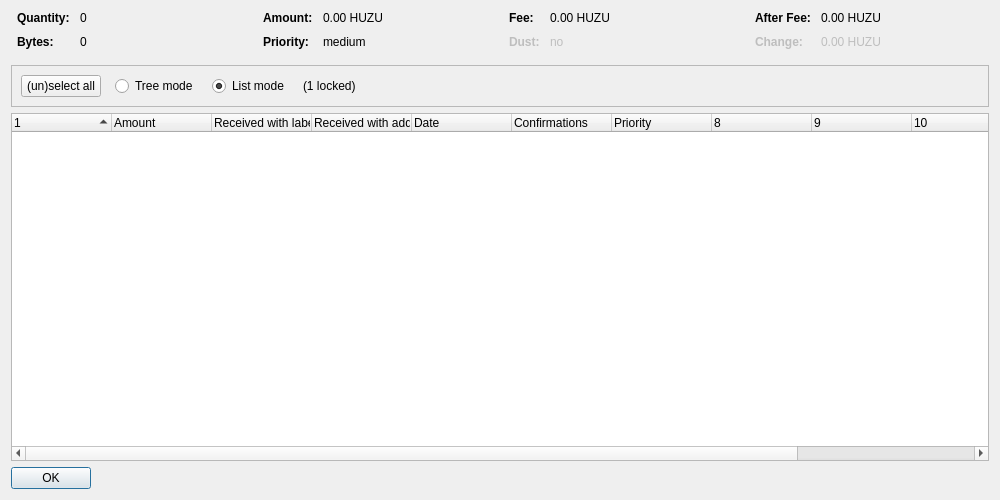
<?xml version="1.0" encoding="UTF-8"?>
<ui version="4.0">
 <class>CoinControlDialog</class>
 <widget class="QDialog" name="CoinControlDialog">
  <property name="geometry">
   <rect>
    <x>0</x>
    <y>0</y>
    <width>1000</width>
    <height>500</height>
   </rect>
  </property>
  <property name="windowTitle">
   <string>Coin Selection</string>
  </property>
  <layout class="QVBoxLayout" name="verticalLayout">
   <item>
    <layout class="QHBoxLayout" name="horizontalLayoutTop" stretch="0,0,0,0">
     <property name="topMargin">
      <number>0</number>
     </property>
     <property name="bottomMargin">
      <number>10</number>
     </property>
     <item>
      <layout class="QFormLayout" name="formLayoutCoinControl1">
       <property name="horizontalSpacing">
        <number>10</number>
       </property>
       <property name="verticalSpacing">
        <number>10</number>
       </property>
       <property name="leftMargin">
        <number>6</number>
       </property>
       <property name="rightMargin">
        <number>6</number>
       </property>
       <item row="0" column="0">
        <widget class="QLabel" name="labelCoinControlQuantityText">
         <property name="font">
          <font>
           <weight>75</weight>
           <bold>true</bold>
          </font>
         </property>
         <property name="text">
          <string>Quantity:</string>
         </property>
        </widget>
       </item>
       <item row="0" column="1">
        <widget class="QLabel" name="labelCoinControlQuantity">
         <property name="cursor">
          <cursorShape>IBeamCursor</cursorShape>
         </property>
         <property name="contextMenuPolicy">
          <enum>Qt::ActionsContextMenu</enum>
         </property>
         <property name="text">
          <string notr="true">0</string>
         </property>
         <property name="textInteractionFlags">
          <set>Qt::LinksAccessibleByMouse|Qt::TextSelectableByKeyboard|Qt::TextSelectableByMouse</set>
         </property>
        </widget>
       </item>
       <item row="1" column="0">
        <widget class="QLabel" name="labelCoinControlBytesText">
         <property name="font">
          <font>
           <weight>75</weight>
           <bold>true</bold>
          </font>
         </property>
         <property name="text">
          <string>Bytes:</string>
         </property>
        </widget>
       </item>
       <item row="1" column="1">
        <widget class="QLabel" name="labelCoinControlBytes">
         <property name="cursor">
          <cursorShape>IBeamCursor</cursorShape>
         </property>
         <property name="contextMenuPolicy">
          <enum>Qt::ActionsContextMenu</enum>
         </property>
         <property name="text">
          <string notr="true">0</string>
         </property>
         <property name="textInteractionFlags">
          <set>Qt::LinksAccessibleByMouse|Qt::TextSelectableByKeyboard|Qt::TextSelectableByMouse</set>
         </property>
        </widget>
       </item>
      </layout>
     </item>
     <item>
      <layout class="QFormLayout" name="formLayoutCoinControl2">
       <property name="horizontalSpacing">
        <number>10</number>
       </property>
       <property name="verticalSpacing">
        <number>10</number>
       </property>
       <property name="leftMargin">
        <number>6</number>
       </property>
       <property name="rightMargin">
        <number>6</number>
       </property>
       <item row="0" column="0">
        <widget class="QLabel" name="labelCoinControlAmountText">
         <property name="font">
          <font>
           <weight>75</weight>
           <bold>true</bold>
          </font>
         </property>
         <property name="text">
          <string>Amount:</string>
         </property>
        </widget>
       </item>
       <item row="0" column="1">
        <widget class="QLabel" name="labelCoinControlAmount">
         <property name="cursor">
          <cursorShape>IBeamCursor</cursorShape>
         </property>
         <property name="contextMenuPolicy">
          <enum>Qt::ActionsContextMenu</enum>
         </property>
         <property name="text">
          <string notr="true">0.00 HUZU</string>
         </property>
         <property name="textInteractionFlags">
          <set>Qt::LinksAccessibleByMouse|Qt::TextSelectableByKeyboard|Qt::TextSelectableByMouse</set>
         </property>
        </widget>
       </item>
       <item row="1" column="0">
        <widget class="QLabel" name="labelCoinControlPriorityText">
         <property name="font">
          <font>
           <weight>75</weight>
           <bold>true</bold>
          </font>
         </property>
         <property name="text">
          <string>Priority:</string>
         </property>
        </widget>
       </item>
       <item row="1" column="1">
        <widget class="QLabel" name="labelCoinControlPriority">
         <property name="cursor">
          <cursorShape>IBeamCursor</cursorShape>
         </property>
         <property name="contextMenuPolicy">
          <enum>Qt::ActionsContextMenu</enum>
         </property>
         <property name="text">
          <string notr="true">medium</string>
         </property>
         <property name="textInteractionFlags">
          <set>Qt::LinksAccessibleByMouse|Qt::TextSelectableByKeyboard|Qt::TextSelectableByMouse</set>
         </property>
        </widget>
       </item>
      </layout>
     </item>
     <item>
      <layout class="QFormLayout" name="formLayoutCoinControl3">
       <property name="horizontalSpacing">
        <number>10</number>
       </property>
       <property name="verticalSpacing">
        <number>10</number>
       </property>
       <property name="leftMargin">
        <number>6</number>
       </property>
       <property name="rightMargin">
        <number>6</number>
       </property>
       <item row="0" column="0">
        <widget class="QLabel" name="labelCoinControlFeeText">
         <property name="font">
          <font>
           <weight>75</weight>
           <bold>true</bold>
          </font>
         </property>
         <property name="text">
          <string>Fee:</string>
         </property>
        </widget>
       </item>
       <item row="0" column="1">
        <widget class="QLabel" name="labelCoinControlFee">
         <property name="cursor">
          <cursorShape>IBeamCursor</cursorShape>
         </property>
         <property name="contextMenuPolicy">
          <enum>Qt::ActionsContextMenu</enum>
         </property>
         <property name="text">
          <string notr="true">0.00 HUZU</string>
         </property>
         <property name="textInteractionFlags">
          <set>Qt::LinksAccessibleByMouse|Qt::TextSelectableByKeyboard|Qt::TextSelectableByMouse</set>
         </property>
        </widget>
       </item>
       <item row="1" column="0">
        <widget class="QLabel" name="labelCoinControlLowOutputText">
         <property name="enabled">
          <bool>false</bool>
         </property>
         <property name="font">
          <font>
           <weight>75</weight>
           <bold>true</bold>
          </font>
         </property>
         <property name="text">
          <string>Dust:</string>
         </property>
        </widget>
       </item>
       <item row="1" column="1">
        <widget class="QLabel" name="labelCoinControlLowOutput">
         <property name="enabled">
          <bool>false</bool>
         </property>
         <property name="cursor">
          <cursorShape>IBeamCursor</cursorShape>
         </property>
         <property name="contextMenuPolicy">
          <enum>Qt::ActionsContextMenu</enum>
         </property>
         <property name="text">
          <string notr="true">no</string>
         </property>
         <property name="textInteractionFlags">
          <set>Qt::LinksAccessibleByMouse|Qt::TextSelectableByKeyboard|Qt::TextSelectableByMouse</set>
         </property>
        </widget>
       </item>
      </layout>
     </item>
     <item>
      <layout class="QFormLayout" name="formLayoutCoinControl4">
       <property name="horizontalSpacing">
        <number>10</number>
       </property>
       <property name="verticalSpacing">
        <number>10</number>
       </property>
       <property name="leftMargin">
        <number>6</number>
       </property>
       <property name="rightMargin">
        <number>6</number>
       </property>
       <item row="0" column="0">
        <widget class="QLabel" name="labelCoinControlAfterFeeText">
         <property name="font">
          <font>
           <weight>75</weight>
           <bold>true</bold>
          </font>
         </property>
         <property name="text">
          <string>After Fee:</string>
         </property>
        </widget>
       </item>
       <item row="0" column="1">
        <widget class="QLabel" name="labelCoinControlAfterFee">
         <property name="cursor">
          <cursorShape>IBeamCursor</cursorShape>
         </property>
         <property name="contextMenuPolicy">
          <enum>Qt::ActionsContextMenu</enum>
         </property>
         <property name="text">
          <string notr="true">0.00 HUZU</string>
         </property>
         <property name="textInteractionFlags">
          <set>Qt::LinksAccessibleByMouse|Qt::TextSelectableByKeyboard|Qt::TextSelectableByMouse</set>
         </property>
        </widget>
       </item>
       <item row="1" column="0">
        <widget class="QLabel" name="labelCoinControlChangeText">
         <property name="enabled">
          <bool>false</bool>
         </property>
         <property name="font">
          <font>
           <weight>75</weight>
           <bold>true</bold>
          </font>
         </property>
         <property name="text">
          <string>Change:</string>
         </property>
        </widget>
       </item>
       <item row="1" column="1">
        <widget class="QLabel" name="labelCoinControlChange">
         <property name="enabled">
          <bool>false</bool>
         </property>
         <property name="cursor">
          <cursorShape>IBeamCursor</cursorShape>
         </property>
         <property name="contextMenuPolicy">
          <enum>Qt::ActionsContextMenu</enum>
         </property>
         <property name="text">
          <string notr="true">0.00 HUZU</string>
         </property>
         <property name="textInteractionFlags">
          <set>Qt::LinksAccessibleByMouse|Qt::TextSelectableByKeyboard|Qt::TextSelectableByMouse</set>
         </property>
        </widget>
       </item>
      </layout>
     </item>
    </layout>
   </item>
   <item>
    <widget class="QFrame" name="frame">
     <property name="minimumSize">
      <size>
       <width>0</width>
       <height>40</height>
      </size>
     </property>
     <property name="frameShape">
      <enum>QFrame::StyledPanel</enum>
     </property>
     <property name="frameShadow">
      <enum>QFrame::Sunken</enum>
     </property>
     <layout class="QHBoxLayout" name="horizontalLayout">
      <item>
       <layout class="QHBoxLayout" name="horizontalLayoutPanel" stretch="0,0,0,0,0">
        <property name="spacing">
         <number>14</number>
        </property>
        <item>
         <widget class="QPushButton" name="pushButtonSelectAll">
          <property name="sizePolicy">
           <sizepolicy hsizetype="Maximum" vsizetype="Fixed">
            <horstretch>0</horstretch>
            <verstretch>0</verstretch>
           </sizepolicy>
          </property>
          <property name="text">
           <string>(un)select all</string>
          </property>
          <property name="autoDefault">
           <bool>false</bool>
          </property>
         </widget>
        </item>
        <item>
         <widget class="QRadioButton" name="radioTreeMode">
          <property name="sizePolicy">
           <sizepolicy hsizetype="Maximum" vsizetype="Fixed">
            <horstretch>0</horstretch>
            <verstretch>0</verstretch>
           </sizepolicy>
          </property>
          <property name="text">
           <string>Tree mode</string>
          </property>
         </widget>
        </item>
        <item>
         <widget class="QRadioButton" name="radioListMode">
          <property name="sizePolicy">
           <sizepolicy hsizetype="Maximum" vsizetype="Fixed">
            <horstretch>0</horstretch>
            <verstretch>0</verstretch>
           </sizepolicy>
          </property>
          <property name="text">
           <string>List mode</string>
          </property>
          <property name="checked">
           <bool>true</bool>
          </property>
         </widget>
        </item>
        <item>
         <widget class="QLabel" name="labelLocked">
          <property name="text">
           <string notr="true">(1 locked)</string>
          </property>
         </widget>
        </item>
        <item>
         <spacer name="horizontalSpacer">
          <property name="orientation">
           <enum>Qt::Horizontal</enum>
          </property>
          <property name="sizeHint" stdset="0">
           <size>
            <width>40</width>
            <height>20</height>
           </size>
          </property>
         </spacer>
        </item>
       </layout>
      </item>
     </layout>
    </widget>
   </item>
   <item>
    <widget class="CoinControlTreeWidget" name="treeWidget">
     <property name="contextMenuPolicy">
      <enum>Qt::CustomContextMenu</enum>
     </property>
     <property name="sortingEnabled">
      <bool>false</bool>
     </property>
     <property name="columnCount">
      <number>12</number>
     </property>
     <attribute name="headerShowSortIndicator" stdset="0">
      <bool>true</bool>
     </attribute>
     <attribute name="headerStretchLastSection">
      <bool>false</bool>
     </attribute>
     <column>
      <property name="text">
       <string/>
      </property>
     </column>
     <column>
      <property name="text">
       <string>Amount</string>
      </property>
     </column>
     <column>
      <property name="text">
       <string>Received with label</string>
      </property>
     </column>
     <column>
      <property name="text">
       <string>Received with address</string>
      </property>
     </column>
     <column>
      <property name="text">
       <string>Date</string>
      </property>
     </column>
     <column>
      <property name="text">
       <string>Confirmations</string>
      </property>
      <property name="toolTip">
       <string>Confirmed</string>
      </property>
     </column>
     <column>
      <property name="text">
       <string>Priority</string>
      </property>
     </column>
     <column>
      <property name="text">
       <string/>
      </property>
     </column>
     <column>
      <property name="text">
       <string/>
      </property>
     </column>
     <column>
      <property name="text">
       <string/>
      </property>
     </column>
     <column>
      <property name="text">
       <string/>
      </property>
     </column>
     <column>
      <property name="text">
       <string/>
      </property>
     </column>
    </widget>
   </item>
   <item>
    <widget class="QDialogButtonBox" name="buttonBox">
     <property name="sizePolicy">
      <sizepolicy hsizetype="Maximum" vsizetype="Fixed">
       <horstretch>0</horstretch>
       <verstretch>0</verstretch>
      </sizepolicy>
     </property>
     <property name="orientation">
      <enum>Qt::Horizontal</enum>
     </property>
     <property name="standardButtons">
      <set>QDialogButtonBox::Ok</set>
     </property>
    </widget>
   </item>
  </layout>
 </widget>
 <customwidgets>
  <customwidget>
   <class>CoinControlTreeWidget</class>
   <extends>QTreeWidget</extends>
   <header>coincontroltreewidget.h</header>
  </customwidget>
 </customwidgets>
 <resources/>
 <connections/>
</ui>
